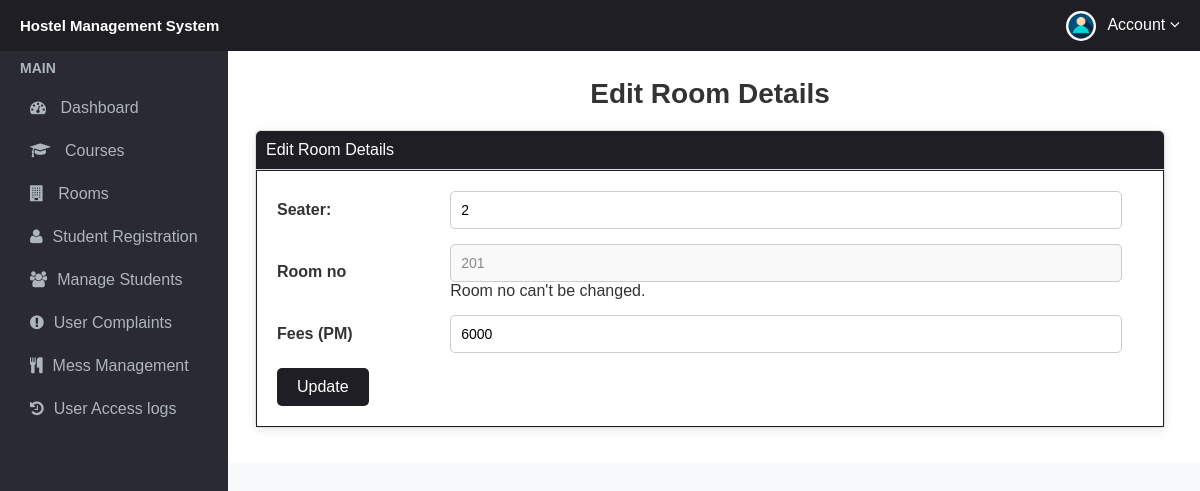
The page /admin/edit-room.php?id=2 (signed in) on the database its author committed.
### tables this page shows
CREATE TABLE `rooms` (
  `id` int(11) NOT NULL,
  `seater` int(11) NOT NULL,
  `room_no` int(11) NOT NULL,
  `fees` int(11) NOT NULL,
  `posting_date` timestamp NOT NULL DEFAULT current_timestamp()
);

### admin/edit-room.php (the view, shortened to what this page needs)
<?php
include('includes/config.php');
?>
<!doctype html>
<html lang="en" class="no-js">
<head>
	<link rel="stylesheet" href="css/font-awesome.min.css">
	<link rel="stylesheet" href="css/header_and_sidebar.css">
	<link rel="stylesheet" href="css/edit-room.css">
</head>
<body>
	<?php include('includes/header.php'); ?>
	<?php include('includes/sidebar.php'); ?>
	<div class="content-wrapper">
		<div class="container-fluid">
			<h2 class="page-title">Edit Room Details </h2>
			<div class="panel panel-default">
				<div class="panel-heading">Edit Room Details</div>
				<div class="panel-body">
					<form method="post" class="fhorizon">
						<?php
						$id = $_GET['id'];
						$ret = "select * from rooms where id=?";
						$stmt = $mysqli->prepare($ret);
						$stmt->bind_param('i', $id);
						$stmt->execute();
						$res = $stmt->get_result();
						while ($row = $res->fetch_object()) {
							?>
							<div class="fgroup">
								<label>Seater: </label>
								<div class="finp">
									<input type="text" name="seater" value="<?php echo $row->seater; ?>" class="fcontrol">
								</div>
							</div>
							<div class="fgroup">
								<label>Room no </label>
								<div class="finp">
									<input type="text" class="fcontrol" name="rmno" id="rmno"
										value="<?php echo $row->room_no; ?>" disabled>
									<span>
										Room no can't be changed.</span>
								</div>
							</div>
							<div class="fgroup">
								<label>Fees (PM) </label>
								<div class="finp">
									<input type="text" class="fcontrol" name="fees" value="<?php echo $row->fees; ?>">
								</div>
							</div>
						<?php } ?>
						<input class="btn btn-primary" type="submit" name="submit" value="Update">
				</div>
			</div>
		</div>
	</div>
</body>
</html>

### admin/css/edit-room.css (style rules this page uses)
body { font-family: Arial, sans-serif; background-color: #f8f9fa; color: #333; margin: 0; padding: 0; }
.content-wrapper { margin-left: 220px; padding: 20px; background-color: #ffffff; }
.container-fluid { max-width: 95rem; margin: 0 auto; padding: 15px; margin-top: 20px; }
.page-title { font-size: 28px; font-weight: bold; text-align: center; margin-bottom: 20px; }
.panel { background-color: #fff; border: 1px solid #ddd; border-radius: 5px; box-shadow: 0 2px 10px rgba(0, 0, 0, 0.1); }
.panel-heading { background-color: #1e1e24; color: #fff; font-size: 16px; padding: 10px; border-bottom: 1px solid #ddd; border-top-left-radius: 5px; border-top-right-radius: 5px; }
.panel-body { padding: 20px; border: 1px solid #1e1e24; }
.fhorizon .fgroup { display: flex; align-items: center; margin-bottom: 15px; }
.fhorizon .fgroup label { width: 20%; font-weight: bold; text-align: left; }
.fhorizon .fgroup .finp { width: 75%; }
.fcontrol { width: 100%; padding: 10px; font-size: 14px; border: 1px solid #ccc; border-radius: 5px; }
.fcontrol:disabled { background-color: #f9f9f9; color: #888; }
.fhorizon .btn-primary { background-color: #1e1e24; border: none; padding: 10px 20px; font-size: 16px; color: #fff; border-radius: 5px; cursor: pointer; }

### rows shown on the page
rooms: seater "2", rmno "201", fees "6000"
